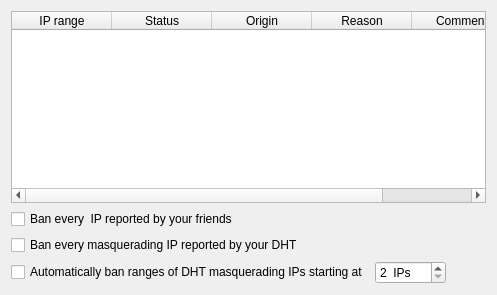
         <widget class="QWidget" name="ipBlackListTabWidget">
          <attribute name="title">
           <string>IP blacklist</string>
          </attribute>
          <layout class="QVBoxLayout" name="ipBlackListTabWidgetVLayout">
           <item>
            <widget class="QTableWidget" name="filteredIpsTable">
             <property name="contextMenuPolicy">
              <enum>Qt::CustomContextMenu</enum>
             </property>
             <property name="toolTip">
              <string>&lt;html&gt;&lt;head/&gt;&lt;body&gt;&lt;p&gt;This list gets automatically filled with information gathered at multiple sources: masquerading peers reported by the DHT, IP ranges entered by you, and IP ranges reported by your friends. Default settings should protect you against large scale traffic relaying.&lt;/p&gt;&lt;p&gt;Automatically guessing masquerading IPs can put your friends IPs in the blacklist. In this case, use the context menu to whitelist them.&lt;/p&gt;&lt;/body&gt;&lt;/html&gt;</string>
             </property>
             <property name="alternatingRowColors">
              <bool>true</bool>
             </property>
             <property name="selectionMode">
              <enum>QAbstractItemView::SingleSelection</enum>
             </property>
             <property name="sortingEnabled">
              <bool>false</bool>
             </property>
             <attribute name="horizontalHeaderStretchLastSection">
              <bool>true</bool>
             </attribute>
             <column>
              <property name="text">
               <string>IP range</string>
              </property>
             </column>
             <column>
              <property name="text">
               <string>Status</string>
              </property>
             </column>
             <column>
              <property name="text">
               <string>Origin</string>
              </property>
             </column>
             <column>
              <property name="text">
               <string>Reason</string>
              </property>
             </column>
             <column>
              <property name="text">
               <string>Comment</string>
              </property>
             </column>
            </widget>
           </item>
           <item>
            <widget class="QCheckBox" name="includeFromFriends_CB">
             <property name="toolTip">
              <string>&lt;html&gt;&lt;head/&gt;&lt;body&gt;&lt;p&gt;This is very drastic, be careful. Since masquerading IPs might be actual real IPs, this option might cause disconnection, and will probably force you to add your friends' IPs into the whitelist.&lt;/p&gt;&lt;/body&gt;&lt;/html&gt;</string>
             </property>
             <property name="text">
              <string>Ban every  IP reported by your friends</string>
             </property>
            </widget>
           </item>
           <item>
            <widget class="QCheckBox" name="includeFromDHT_CB">
             <property name="toolTip">
              <string>&lt;html&gt;&lt;head/&gt;&lt;body&gt;&lt;p&gt;Another drastic option. If you use it, be prepared to add your friends' IPs into the whitelist when needed.&lt;/p&gt;&lt;/body&gt;&lt;/html&gt;</string>
             </property>
             <property name="text">
              <string>Ban every masquerading IP reported by your DHT</string>
             </property>
            </widget>
           </item>
           <item>
            <layout class="QHBoxLayout" name="groupIPRangesHLayout">
             <item>
              <widget class="QCheckBox" name="groupIPRanges_CB">
               <property name="toolTip">
                <string>&lt;html&gt;&lt;head/&gt;&lt;body&gt;&lt;p&gt;If used alone, this option protects you quite well from large scale IP masquerading.&lt;/p&gt;&lt;/body&gt;&lt;/html&gt;</string>
               </property>
               <property name="text">
                <string>Automatically ban ranges of DHT masquerading IPs starting at</string>
               </property>
              </widget>
             </item>
             <item>
              <widget class="QSpinBox" name="groupIPRanges_SB">
               <property name="suffix">
                <string>  IPs</string>
               </property>
               <property name="minimum">
                <number>2</number>
               </property>
               <property name="maximum">
                <number>255</number>
               </property>
              </widget>
             </item>
             <item>
              <spacer name="groupIPRangesHSpacer">
               <property name="orientation">
                <enum>Qt::Horizontal</enum>
               </property>
               <property name="sizeHint" stdset="0">
                <size>
                 <width>40</width>
                 <height>20</height>
                </size>
               </property>
              </spacer>
             </item>
            </layout>
           </item>
          </layout>
         </widget>
